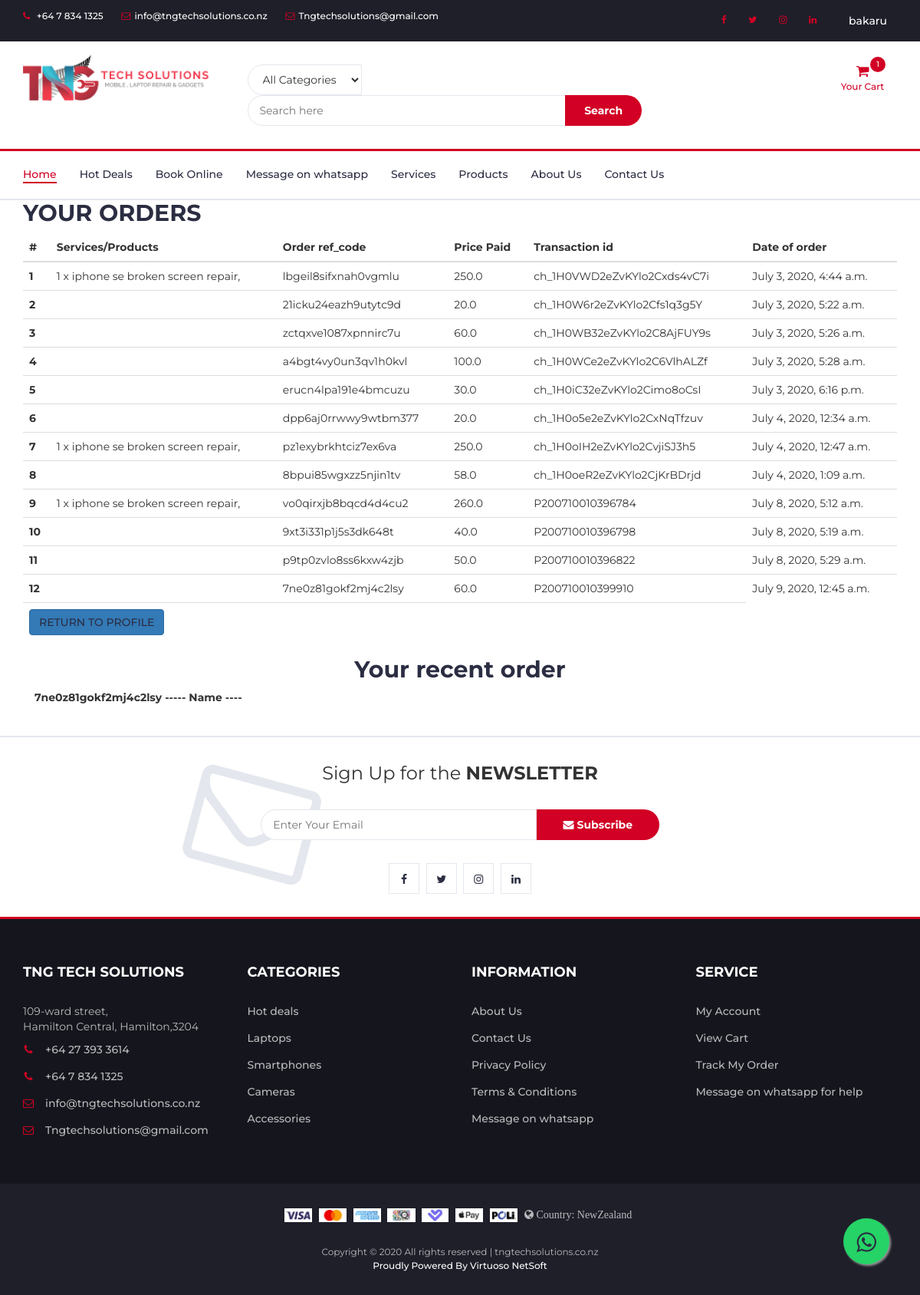
The app's page /view-orders/ (signed in), older data.
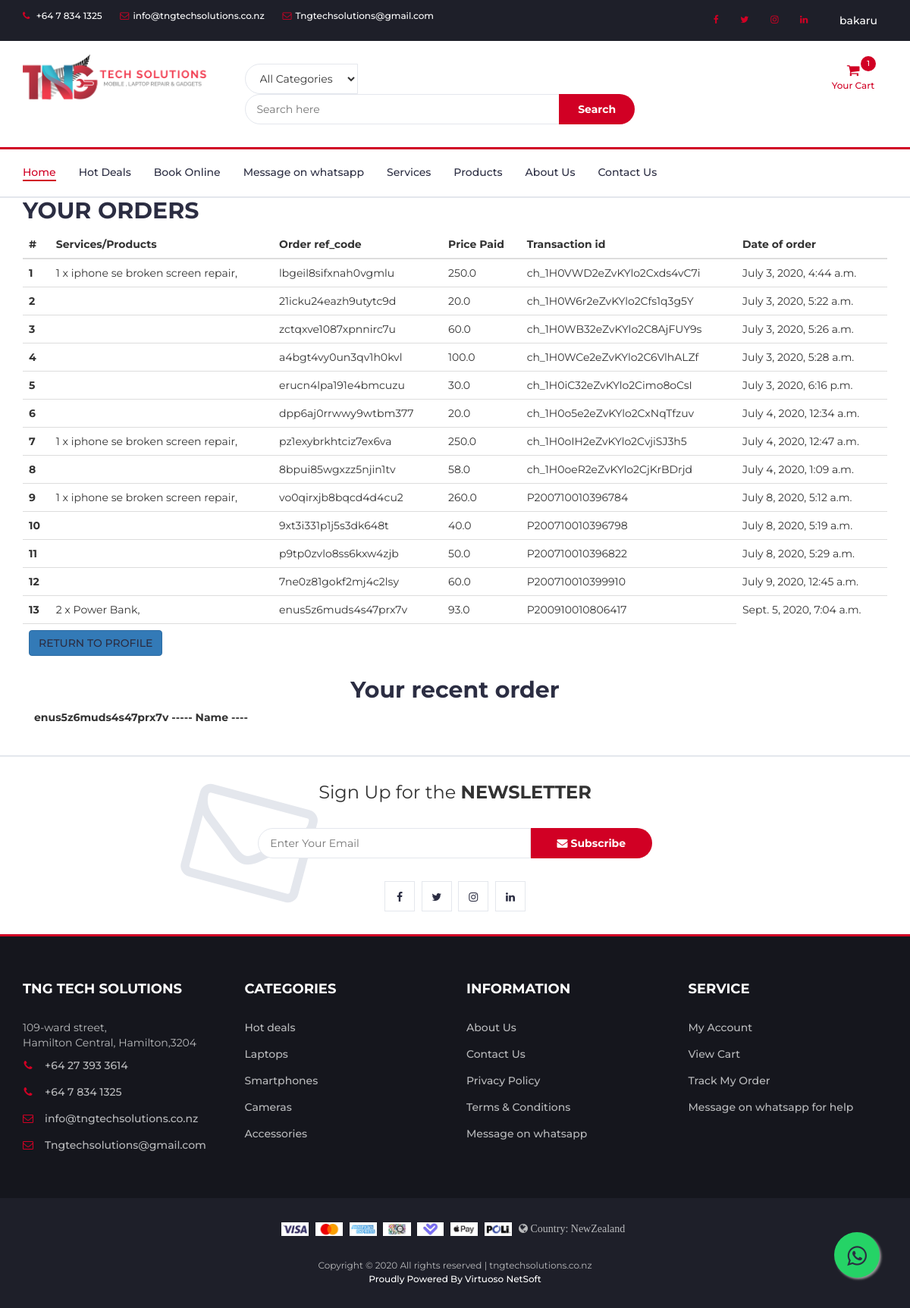
The same page, newer data.
### prod/models.py (models this page shows, shortened)
class Order(models.Model):
    user=models.ForeignKey(User,on_delete=models.CASCADE)
    ref_code=models.CharField(max_length=20,blank=True,null=True)
    tngproduct=models.ManyToManyField(OrderItem)
    ordered=models.BooleanField(default=False)
    start_date=models.DateTimeField(default=timezone.now)
    ordered_date=models.DateTimeField()
    shipping_address=models.ForeignKey('Address',related_name='shipping_address',on_delete=models.SET_NULL,blank=True,null=True)
    billing_address=models.ForeignKey('Address',related_name='billing_address',on_delete=models.SET_NULL,blank=True,null=True)
    payment=models.ForeignKey('Payment',on_delete=models.SET_NULL,blank=True,null=True)
    coupon = models.ForeignKey('Coupon',on_delete=models.SET_NULL,blank=True,null=True)
    being_delivered=models.BooleanField(default=False)
    received=models.BooleanField(default=False)
    refund_requested=models.BooleanField(default=False)
    refund_granted=models.BooleanField(default=False)

class OrderItem(models.Model):
    user=models.ForeignKey(User,on_delete=models.CASCADE)
    ordered=models.BooleanField(default=False)
    tngproducts=models.ForeignKey(TngProducts,on_delete=models.CASCADE,default='')
    quantity=models.IntegerField(default=1)

class TngProducts(models.Model):
    CATEGORY_CHOICES=(
        ('MA','Mobile Accessories'),
        ('LA','Laptop Accessories'),
        ('TA','Tablet Accessories'),
        ('EG','Electronic Gadgets'),
        ('NA','Latest Accessories'),
        ('MR','Mobile Repair'),
        ('LR','Laptop/Computer Repair'),
        ('TR','iPad/Tablet Repair')
    )
    Name=models.CharField(max_length=100)
    Details=models.TextField()
    Additional_Details=models.TextField(blank=True,null=True)
    Price=models.FloatField()
    Discount_Price=models.FloatField(blank=True,null=True)
    category=models.CharField(max_length=2,choices=CATEGORY_CHOICES,default='A')
    subcategory = models.CharField(max_length = 100,default='none')
    brand = models.CharField(max_length = 50,default='none')
    model = models.CharField(max_length = 100,default='none')
    label=models.CharField(max_length=1,choices=LABEL_CHOICES,default='R')
    slug=models.SlugField(unique = True)
    image=models.ImageField(upload_to='product_pics')
    image1=models.ImageField(null=True,blank=True,upload_to='product_pics')
    image2=models.ImageField(null=True,blank=True,upload_to='product_pics')
    image3=models.ImageField(null=True,blank=True,upload_to='product_pics')
    image4=models.ImageField(null=True,blank=True,upload_to='product_pics')
    """ def save(self,*args,**kwargs):
        self.slug = slugify(''.join(random.choices(string.ascii_lowercase + string.digits, k=6)))
        super(TngProducts,self).save(self,*args,**kwargs) """
    class Meta:
        verbose_name_plural = 'Products'

class Payment(models.Model):
    stripe_charge_id = models.CharField(max_length=50)
    user=models.ForeignKey(User,on_delete=models.SET_NULL,blank=True,null=True)
    amount=models.FloatField()
    timestamp=models.DateTimeField(default=timezone.now)

### prod/views.py (the view)
# urls.py: path('view-orders/',ob.vieworder,name='vieworders'),
@login_required
def vieworder(request):
    order_qs=Order.objects.filter(user=request.user,ordered=True)
    rct = order_qs.last()
    if order_qs.exists():
        context={
            'object':order_qs,
            'rct':rct
        }
    else:
        messages.warning(request,f'You do not have an order')
        context={
            'object':order_qs
        }
    return render(request,'prod/view-orders.html',context)

### prod/templatetags/cart_template_tags.py (called while the page is built)
@register.filter
def cart_item_count(user):
    if user.is_authenticated:
        qs=Order.objects.filter(user=user,ordered=False)
        if qs.exists():
            return qs[0].tngproduct.count()
    return 0

### prod/templates/prod/view-orders.html (shortened to what this page needs)
{% extends "prod/base.html" %}
{% block content %}
<div class="table-responsive">
  <h2>YOUR ORDERS</h2>
  <table class="table">
    <thead>
      <tr>
        <th scope="col">#</th>
        <th scope="col">Services/Products</th>
        <th scope="col">Order ref_code</th>
        <th scope="col">Price Paid</th>
        <th scope="col">Transaction id</th>
        <th scope="col">Date of order</th>
      </tr>
    </thead>
    <tbody>
      {% for order_item in object.all %}
      <tr>
        <th scope="row">{{ forloop.counter }}</th>
        <td>
          {% for oi in order_item.tngproduct.all %}
            {{ oi.quantity }} x {{ oi.tngproducts.Name }},
          {% endfor %}
        </td>
        <td>{{ order_item.ref_code }}</td>
        <td>{{ order_item.payment.amount }}</td>
        <td>{{ order_item.payment.stripe_charge_id }}</td>
        <td>{{ order_item.ordered_date }}</td>
      </tr>
      {% endfor %}
      <tr>
        <td colspan="5">
          <a href="{% url 'profile' %}" class='btn btn-primary float-right'>RETURN TO PROFILE</a>
        </td>
      </tr>
    </tbody>
  </table>
  <div class="container-fluid mt-3 mb-3 pt-2">
    <h2 class="text-center mb-2">Your recent order</h2>
    <p><strong> {{ rct.ref_code }} ----- Name ----  </strong></p>
  </div>
</div>
{% endblock content %}

Row changes from the older to the newer data that the page shows:
now on this page (row edited): Order: ref_code "enus5z6muds4s47prx7v", payment.amount "93.0", payment.stripe_charge_id "P200910010806417", ordered_date "Sept. 5, 2020, 7:04 a.m."
now on this page (row edited): OrderItem: quantity "2", tngproducts.Name "Power Bank", shown under "enus5z6muds4s47prx7v"
Text that changed along with them:
{{ rct.ref_code }}: "7ne0z81gokf2mj4c2lsy" → "enus5z6muds4s47prx7v"
